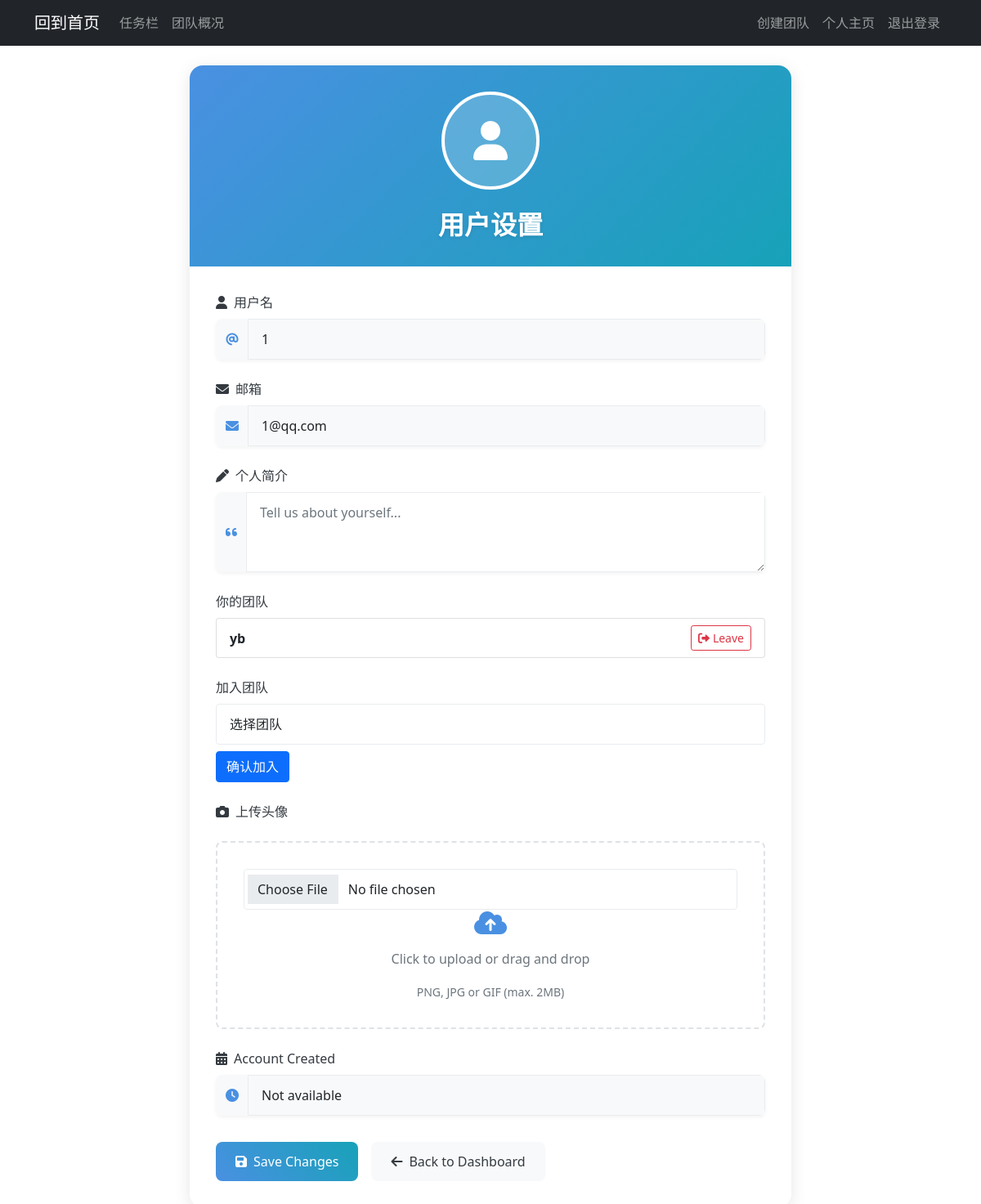
The app's page /profile (signed in) with its own data.
### app.py (models this page shows, shortened)
class User(db.Model):
    id = db.Column(db.Integer, primary_key=True)
    username = db.Column(db.String(20), unique=True, nullable=False)
    email = db.Column(db.String(120), unique=True, nullable=False)
    password = db.Column(db.String(60), nullable=False)
    profile_picture = db.Column(db.String(20), nullable=True)  # Changed to nullable
    bio = db.Column(db.Text, nullable=True)
    created_at = db.Column(db.DateTime, nullable=True)  # Changed to nullable
    data = db.relationship('UserData',back_populates='user')
    is_admin = db.Column(db.Boolean, default=False)

class Team(db.Model):
    id = db.Column(db.Integer, primary_key=True)
    name = db.Column(db.String(100), nullable=False)
    description = db.Column(db.Text, nullable=True)
    members = db.relationship('User', secondary='team_members', backref='teams')

### app.py (the view, shortened to what this page needs)
@app.route('/profile', methods=['GET', 'POST'])
@login_required
def profile():
    user = User.query.get_or_404(session['user_id'])
    teams = Team.query.all()
    return render_template('profile.html', user=user, teams=teams)

### app.py (called while the page is built)
def login_required(f):
    @wraps(f)
    def decorated_function(*args, **kwargs):
        if 'user_id' not in session:
            flash('Please log in to access this page.', 'warning')
            return redirect(url_for('login'))
        return f(*args, **kwargs)
    return decorated_function

### templates/profile.html (shortened to what this page needs)
{% extends "base.html" %}
{% block content %}
<div class="container mt-4">
    <div class="row">
        <div class="col-md-8 offset-md-2">
            <div class="profile-card">
                <div class="profile-header">
                    <div class="profile-avatar">
                        {% if user.profile_picture %}
                        <img src="{{ url_for('static', filename='profile_pictures/' + user.profile_picture) }}"
                             alt="Profile Picture"
                             class="profile-image">
                        {% else %}
                        <div class="profile-image-placeholder">
                            <i class="fas fa-user"></i>
                        </div>
                        {% endif %}
                    </div>
                    <h2 class="profile-title">用户设置</h2>
                </div>
                <div class="profile-body">
                    <form method="POST" enctype="multipart/form-data" class="profile-form">
                        <div class="form-group">
                            <label for="username" class="form-label">
                                <i class="fas fa-user me-2"></i>用户名
                            </label>
                            <div class="input-group">
                                <span class="input-group-text"><i class="fas fa-at"></i></span>
                                <input type="text" class="form-control" id="username" value="{{ user.username }}" disabled>
                            </div>
                        </div>
                        <div class="form-group">
                            <label for="email" class="form-label">
                                <i class="fas fa-envelope me-2"></i>邮箱
                            </label>
                            <div class="input-group">
                                <span class="input-group-text"><i class="fas fa-envelope"></i></span>
                                <input type="email" class="form-control" id="email" value="{{ user.email }}" disabled>
                            </div>
                        </div>
                        <div class="form-group">
                            <label for="bio" class="form-label">
                                <i class="fas fa-pen me-2"></i>个人简介
                            </label>
                            <div class="input-group">
                                <span class="input-group-text"><i class="fas fa-quote-left"></i></span>
                                <textarea class="form-control" id="bio" name="bio" rows="3" placeholder="Tell us about yourself...">{{ user.bio or '' }}</textarea>
                            </div>
                        </div>
                        <div class="form-group">
                            <label for="teams" class="form-label">你的团队</label>
                            <ul class="list-group">
                                {% if user.teams %}
                                    {% for team in user.teams %}
                                    <li class="list-group-item d-flex justify-content-between align-items-center">
                                        <div>
                                            <strong>{{ team.name }}</strong> {{ team.description }}
                                        </div>
                                        <a href="{{ url_for('leave_team', team_id=team.id) }}"
                                        class="btn btn-outline-danger btn-sm"
                                        onclick="return confirm('Are you sure you want to leave this team?')">
                                            <i class="fas fa-sign-out-alt me-1"></i>Leave
                                        </a>
                                    </li>
                                    {% endfor %}
                                {% else %}
                                    <li class="list-group-item">You are not part of any team.</li>
                                {% endif %}
                            </ul>
                        </div>
                        <div class="form-group">
                            <label for="join_team" class="form-label">加入团队</label>
                            <select class="form-control" name="team_id">
                                <option value="">选择团队</option>
                            </select>
                            <button type="submit" class="btn btn-primary mt-2">确认加入</button>
                        </div>
                        <div class="form-group">
                            <label for="profile_picture" class="form-label">
                                <i class="fas fa-camera me-2"></i>上传头像
                            </label>
                            <div class="profile-picture-upload">
                                <div class="upload-area" id="uploadArea">
                                    <input type="file" class="form-control" id="profile_picture" name="profile_picture" accept="image/*">
                                    <div class="upload-prompt">
                                        <i class="fas fa-cloud-upload-alt"></i>
                                        <p>Click to upload or drag and drop</p>
                                        <small>PNG, JPG or GIF (max. 2MB)</small>
                                    </div>
                                </div>
                            </div>
                        </div>
                        <div class="form-group">
                            <label class="form-label">
                                <i class="fas fa-calendar-alt me-2"></i>Account Created
                            </label>
                            <div class="input-group">
                                <span class="input-group-text"><i class="fas fa-clock"></i></span>
                                <input type="text" class="form-control" value="{{ user.created_at.strftime('%Y-%m-%d %H:%M:%S') if user.created_at else 'Not available' }}" disabled>
                            </div>
                        </div>
                        <div class="form-actions">
                            <button type="submit" class="btn btn-primary save-btn">
                                <i class="fas fa-save me-2"></i>Save Changes
                            </button>
                            <a href="{{ url_for('dashboard') }}" class="btn btn-secondary back-btn">
                                <i class="fas fa-arrow-left me-2"></i>Back to Dashboard
                            </a>
                        </div>
                    </form>
                </div>
            </div>
        </div>
    </div>
</div>
{% endblock %}

### templates/profile.html (style rules this page uses)
:root { --primary-color: #4a90e2; --secondary-color: #6c757d; --success-color: #28a745; --danger-color: #dc3545; --warning-color: #ffc107; --info-color: #17a2b8; --light-color: #f8f9fa; --dark-color: #343a40; }
.profile-card { background: #ffffff; border-radius: 1rem; box-shadow: 0 4px 20px rgba(0, 0, 0, 0.1); overflow: hidden; transition: transform 0.3s ease; }
.profile-header { background: linear-gradient(135deg, var(--primary-color), var(--info-color)); padding: 2rem; text-align: center; color: white; position: relative; }
.profile-title { margin: 0; font-size: 2rem; font-weight: 600; text-shadow: 0 2px 4px rgba(0, 0, 0, 0.1); }
.profile-avatar { margin-bottom: 1.5rem; }
.profile-image-placeholder { width: 120px; height: 120px; border-radius: 50%; background: rgba(255, 255, 255, 0.2); display: flex; align-items: center; justify-content: center; margin: 0 auto; border: 4px solid white; }
.profile-image-placeholder i { font-size: 3rem; color: white; }
.profile-body { padding: 2rem; }
.form-group { margin-bottom: 1.5rem; }
.form-label { font-weight: 500; color: var(--dark-color); margin-bottom: 0.5rem; }
.input-group { box-shadow: 0 2px 4px rgba(0, 0, 0, 0.05); border-radius: 0.5rem; overflow: hidden; }
.input-group-text { background: var(--light-color); border: none; color: var(--primary-color); }
.form-control { border: 1px solid #e9ecef; padding: 0.75rem 1rem; transition: all 0.3s ease; }
.form-control:disabled { background-color: var(--light-color); cursor: not-allowed; }
.profile-picture-upload { margin-top: 1rem; }
.upload-area { border: 2px dashed #dee2e6; border-radius: 0.5rem; padding: 2rem; text-align: center; cursor: pointer; transition: all 0.3s ease; }
.upload-prompt { color: var(--secondary-color); }
.upload-prompt i { font-size: 2rem; color: var(--primary-color); margin-bottom: 1rem; }
.form-actions { display: flex; gap: 1rem; margin-top: 2rem; }
.save-btn, .back-btn { padding: 0.75rem 1.5rem; border-radius: 0.5rem; font-weight: 500; transition: all 0.3s ease; }
.save-btn { background: linear-gradient(45deg, var(--primary-color), var(--info-color)); border: none; }
.back-btn { background: var(--light-color); color: var(--dark-color); border: none; }
.profile-card { animation: fadeIn 0.5s ease-out; }

### records on screen
User: username "1", email "1@qq.com", created_at "Not available"
Team: name "yb"
